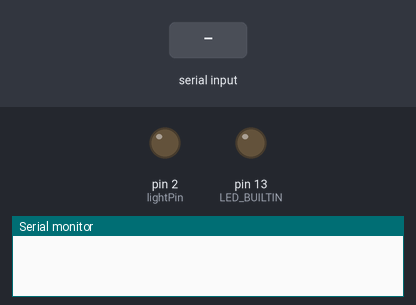
This sketch was run on a simulated Arduino Uno, built with avr-gcc and run on an emulated ATmega328P. Parts: output pins drawn as LEDs (lit = HIGH), the last lines printed to the serial monitor. The inputs (shaded band) are chosen by the test bench.

Above: at 1.2 s.
1.3 s: "w" received over Serial
At 2.9 s:
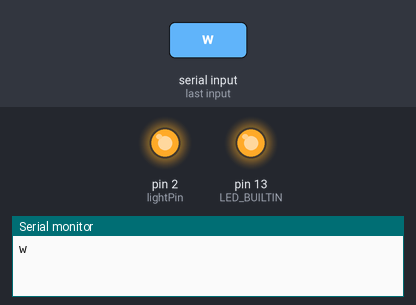
3.5 s: "t" received over Serial
At 4.4 s:
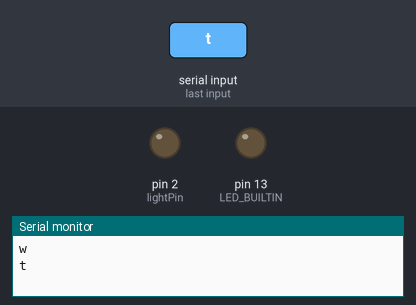
Timing chart, 0 to 6.5 s (numbered marks = the images above; inputs shaded):
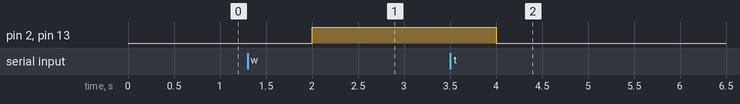

Measured:
- after the input at 1.3 s, pin 2 (lightPin), pin 13 (LED_BUILTIN): LOW → HIGH after 0.70 s
- after the input at 3.5 s, pin 2 (lightPin), pin 13 (LED_BUILTIN): HIGH → LOW after 0.50 s

The sketch:

arduino_code.ino
```cpp
int lightPin = 2;

void setup() {
  pinMode(13, OUTPUT);
  pinMode(lightPin, OUTPUT);
  Serial.begin(9600); // opens serial port, sets data rate to 9600 bps
}

void loop() {
  if (Serial.available() > 0) {
    char ReaderFromNode; // Store current character
    ReaderFromNode = (char) Serial.read();
    convertToState(ReaderFromNode); // Convert character to state
  }

  delay(1000);
}

void convertToState(char chr) {
  Serial.println(chr);

  if(chr=='w'){
    digitalWrite(LED_BUILTIN, HIGH);
    digitalWrite(lightPin,HIGH);
    delay(1000);
  }
  if(chr=='t'){
    digitalWrite(LED_BUILTIN, LOW);
    digitalWrite(lightPin,LOW);
    delay(1000);
  }
}
```
